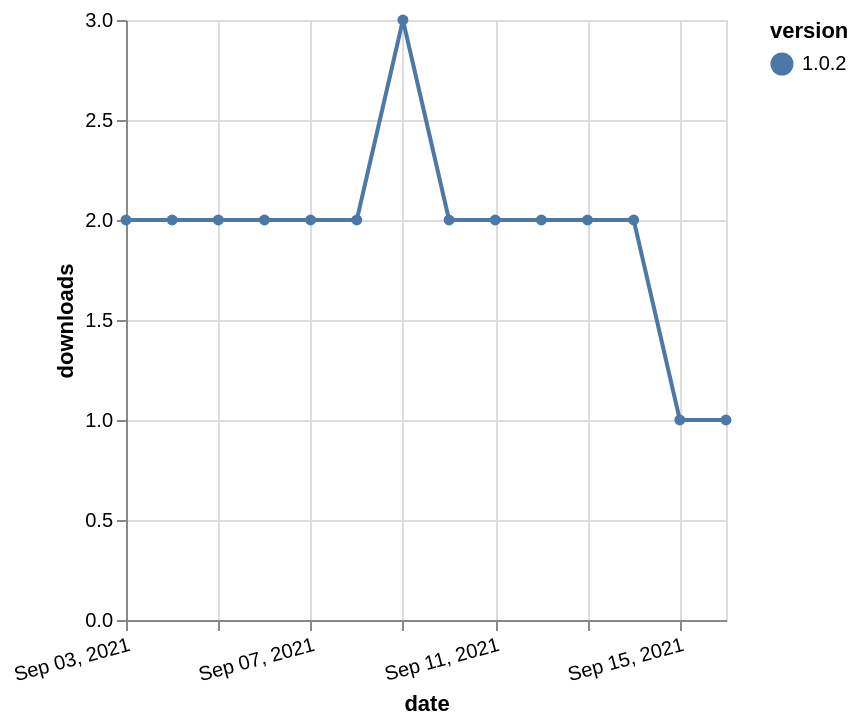

Express this chart as Vega-Lite.
### Vega-Lite specification from a JSON file in a GitHub repository (floating-point values rounded to 4 significant figures)
{"$schema": "https://vega.github.io/schema/vega-lite/v5.json", "description": "A simple bar chart with embedded data.", "data": {"values": [{"date": "2021-09-03", "total": 2757, "delta": 2, "version": "1.0.2"}, {"date": "2021-09-04", "total": 2759, "delta": 2, "version": "1.0.2"}, {"date": "2021-09-05", "total": 2761, "delta": 2, "version": "1.0.2"}, {"date": "2021-09-06", "total": 2763, "delta": 2, "version": "1.0.2"}, {"date": "2021-09-07", "total": 2765, "delta": 2, "version": "1.0.2"}, {"date": "2021-09-08", "total": 2767, "delta": 2, "version": "1.0.2"}, {"date": "2021-09-09", "total": 2770, "delta": 3, "version": "1.0.2"}, {"date": "2021-09-10", "total": 2772, "delta": 2, "version": "1.0.2"}, {"date": "2021-09-11", "total": 2774, "delta": 2, "version": "1.0.2"}, {"date": "2021-09-12", "total": 2776, "delta": 2, "version": "1.0.2"}, {"date": "2021-09-13", "total": 2778, "delta": 2, "version": "1.0.2"}, {"date": "2021-09-14", "total": 2780, "delta": 2, "version": "1.0.2"}, {"date": "2021-09-15", "total": 2781, "delta": 1, "version": "1.0.2"}, {"date": "2021-09-16", "total": 2782, "delta": 1, "version": "1.0.2"}]}, "width": "container", "mark": {"type": "line", "point": {"filled": true}}, "encoding": {"x": {"field": "date", "type": "temporal", "timeUnit": "yearmonthdate", "title": "date", "axis": {"labelAngle": -15}}, "y": {"field": "delta", "type": "quantitative", "title": "downloads"}, "color": {"field": "version", "type": "nominal"}, "tooltip": {"field": "delta"}}}
